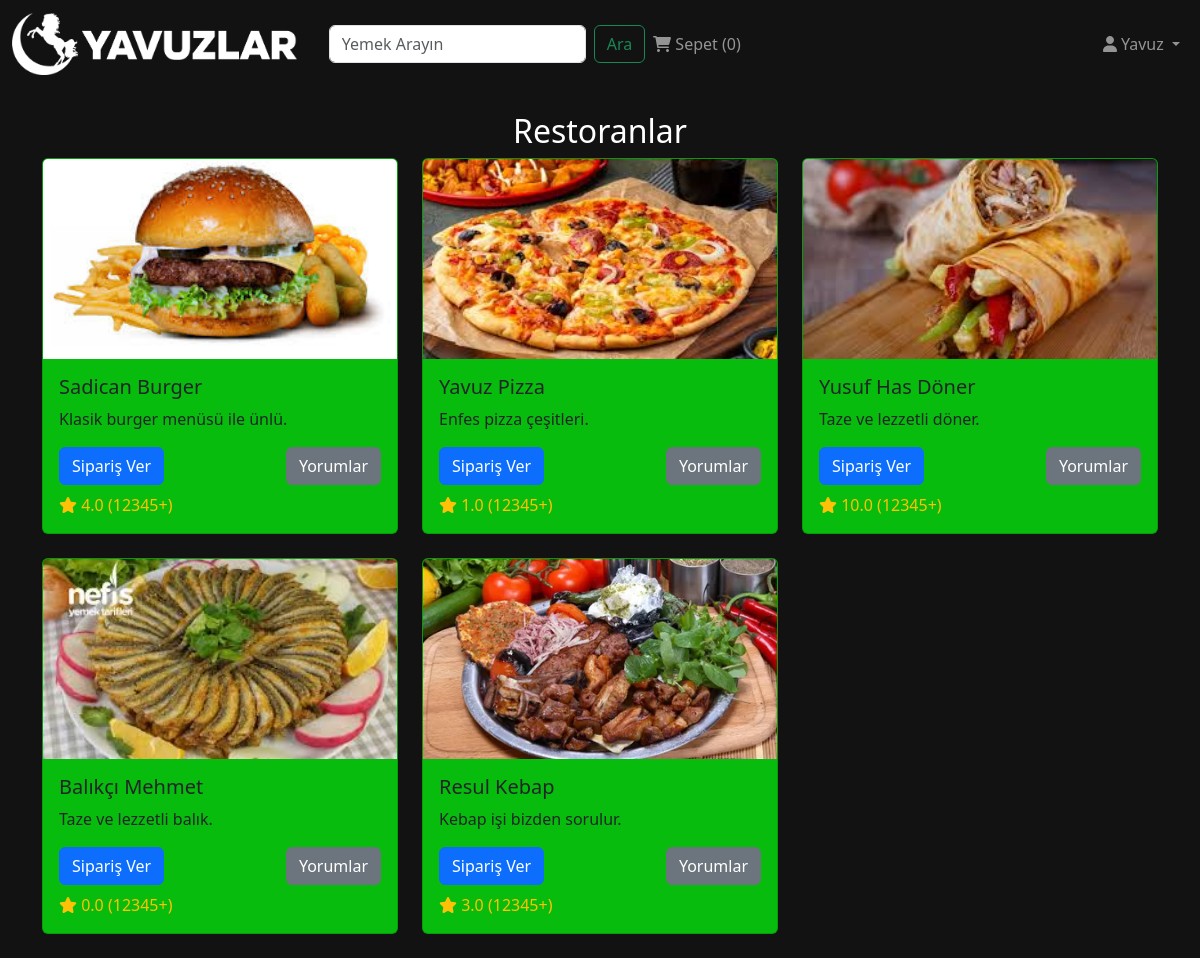
The page /app/index.php (signed in) on the database its author committed.
### tables this page shows
CREATE TABLE `restaurant` (
  `id` int NOT NULL,
  `companyID` int NOT NULL,
  `name` varchar(255) NOT NULL,
  `description` text NOT NULL,
  `image_path` text NOT NULL,
  `created_at` datetime NOT NULL DEFAULT CURRENT_TIMESTAMP,
  `score` double(5,1) DEFAULT '0.0'
);

### app/index.php (the view, shortened to what this page needs)
<?php
include 'db/connection.php';
$st = $pdo->prepare("SELECT * FROM restaurant");
$st->execute();
$restaurants = $st->fetchAll(PDO::FETCH_ASSOC);
?>
<!DOCTYPE html>
<html lang="tr">
<head>
  <link href="https://cdn.jsdelivr.net/npm/bootstrap@5.3.3/dist/css/bootstrap.min.css" rel="stylesheet">
  <link href="https://cdnjs.cloudflare.com/ajax/libs/font-awesome/6.0.0/css/all.min.css" rel="stylesheet">
</head>
<body style="background-color:#121212;">
  <nav class="navbar navbar-expand-lg navbar-dark" style="background-color:#121212;">
    <div class="container-fluid">
      <a class="navbar-brand" href="index.php">
        <img style="height:62px;width:auto;" src="logo/navbar-logo.png" alt="">
      </a>
      <div class="collapse navbar-collapse" id="navbarSupportedContent">
        <form class="d-flex ms-3" role="search" action="search.php" method="GET">
          <input class="form-control me-2" type="search" name="query" placeholder="Yemek Arayın" aria-label="Search">
          <button class="btn btn-outline-success" type="submit">Ara</button>
        </form>
        <ul class="navbar-nav me-auto mb-2 mb-lg-0">
          <li class="nav-item">
            <a class="nav-link" href="basket.php"><i class="fas fa-shopping-cart"></i> Sepet (<span id="cart-count"><?php echo isset($_SESSION['total_quantity']) ? $_SESSION['total_quantity'] : 0; ?></span>)</a>
          </li>
        </ul>
        <ul class="navbar-nav ms-3">
          <li class="nav-item dropdown">
            <?php if (isset($_SESSION['loggedin']) && $_SESSION['loggedin'] == true): ?>
              <a class="nav-link dropdown-toggle" href="" role="button" data-bs-toggle="dropdown" aria-expanded="false">
                <i class="fas fa-user"></i> <?php echo ucfirst($_SESSION['username']); ?>
              </a>
            <?php else: ?>
              <a class="nav-link" href="login.php">
                <i class="fas fa-user"></i> Giriş Yap
              </a>
            <?php endif; ?>
          </li>
        </ul>
      </div>
    </div>
  </nav>
  <div class="container mt-4">
    <h2 class="text-center" style="color:white;">Restoranlar</h2>
    <div class="row">
      <?php foreach($restaurants as $restaurant):
        $avgScoreStmt = $pdo->prepare("SELECT AVG(score) as avg_score FROM comments WHERE restaurantID = ?");
        $avgScoreStmt->execute([$restaurant['id']]);
        $avgScore = $avgScoreStmt->fetch(PDO::FETCH_ASSOC);
        $restScore = $avgScore['avg_score'] ? $avgScore['avg_score'] : 0;
      ?>
      <div class="col-md-4 mb-4">
        <div class="card" style="background-color:#07bc0c;">
          <img src="<?php echo htmlspecialchars($restaurant['image_path']); ?>" class="card-img-top" alt="Restoran">
          <div class="card-body">
            <h5 class="card-title"><?php echo htmlspecialchars($restaurant['name']); ?></h5>
            <p class="card-text"><?php echo htmlspecialchars($restaurant['description']); ?></p>
            <div class="d-flex justify-content-between align-items-center">
            <a href="menu.php?restaurant_id=<?php echo htmlspecialchars($restaurant['id']); ?>" class="btn btn-primary">Sipariş Ver</a>
              <a href="comments.php?restaurant_id=<?php echo htmlspecialchars($restaurant['id']); ?>" class="btn btn-secondary">Yorumlar</a>
            </div>
            <div class="mt-2">
              <span class="text-warning">
                <i class="fas fa-star"></i> <?php echo number_format($restScore, 1);  ?> (12345+)
              </span>
            </div>
          </div>
        </div>
      </div>
      <?php endforeach;  ?>
    </div>
  </div>
</body>
</html>

### app/index.php (style rules this page uses)
.card-img-top { height: 200px; object-fit: cover; width: 100%; }
.card { display: flex; flex-direction: column; height: 100%; }
.card-body { flex: 1; }
.navbar-nav.ms-3 { margin-left: 0; }

### rows shown on the page
restaurant: image_path (picture), name "Sadican Burger", description "Klasik burger menüsü ile ünlü.", restScore "4.0"
restaurant: image_path (picture), name "Yavuz Pizza", description "Enfes pizza çeşitleri.", restScore "1.0"
restaurant: image_path (picture), name "Yusuf Has Döner", description "Taze ve lezzetli döner.", restScore "10.0"
restaurant: image_path (picture), name "Balıkçı Mehmet", description "Taze ve lezzetli balık.", restScore "0.0"
restaurant: image_path (picture), name "Resul Kebap", description "Kebap işi bizden sorulur.", restScore "3.0"

### other values the page prints
$_SESSION['username'] "Yavuz"
